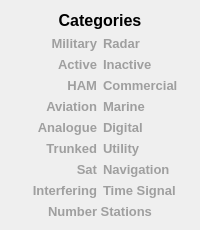
            <widget class="QWidget" name="widget_3" native="true">
             <property name="sizePolicy">
              <sizepolicy hsizetype="Fixed" vsizetype="Fixed">
               <horstretch>0</horstretch>
               <verstretch>0</verstretch>
              </sizepolicy>
             </property>
             <layout class="QVBoxLayout" name="verticalLayout_2">
              <item>
               <widget class="QLabel" name="label_11">
                <property name="sizePolicy">
                 <sizepolicy hsizetype="Preferred" vsizetype="Preferred">
                  <horstretch>0</horstretch>
                  <verstretch>0</verstretch>
                 </sizepolicy>
                </property>
                <property name="font">
                 <font>
                  <pointsize>12</pointsize>
                  <weight>75</weight>
                  <bold>true</bold>
                 </font>
                </property>
                <property name="text">
                 <string>Categories</string>
                </property>
                <property name="alignment">
                 <set>Qt::AlignBottom|Qt::AlignHCenter</set>
                </property>
               </widget>
              </item>
              <item>
               <layout class="QHBoxLayout" name="horizontalLayout_4">
                <item>
                 <widget class="QLabel" name="cat_mil">
                  <property name="sizePolicy">
                   <sizepolicy hsizetype="Preferred" vsizetype="Preferred">
                    <horstretch>0</horstretch>
                    <verstretch>0</verstretch>
                   </sizepolicy>
                  </property>
                  <property name="font">
                   <font>
                    <pointsize>10</pointsize>
                    <weight>75</weight>
                    <bold>true</bold>
                   </font>
                  </property>
                  <property name="styleSheet">
                   <string notr="true">color: #9f9f9f;</string>
                  </property>
                  <property name="text">
                   <string>Military</string>
                  </property>
                  <property name="alignment">
                   <set>Qt::AlignRight|Qt::AlignTrailing|Qt::AlignVCenter</set>
                  </property>
                 </widget>
                </item>
                <item>
                 <widget class="QLabel" name="cat_rad">
                  <property name="sizePolicy">
                   <sizepolicy hsizetype="Preferred" vsizetype="Preferred">
                    <horstretch>0</horstretch>
                    <verstretch>0</verstretch>
                   </sizepolicy>
                  </property>
                  <property name="font">
                   <font>
                    <pointsize>10</pointsize>
                    <weight>75</weight>
                    <bold>true</bold>
                   </font>
                  </property>
                  <property name="styleSheet">
                   <string notr="true">color: #9f9f9f;</string>
                  </property>
                  <property name="text">
                   <string>Radar</string>
                  </property>
                  <property name="alignment">
                   <set>Qt::AlignLeading|Qt::AlignLeft|Qt::AlignVCenter</set>
                  </property>
                 </widget>
                </item>
               </layout>
              </item>
              <item>
               <layout class="QHBoxLayout" name="horizontalLayout_5">
                <item>
                 <widget class="QLabel" name="cat_active">
                  <property name="sizePolicy">
                   <sizepolicy hsizetype="Preferred" vsizetype="Preferred">
                    <horstretch>0</horstretch>
                    <verstretch>0</verstretch>
                   </sizepolicy>
                  </property>
                  <property name="font">
                   <font>
                    <pointsize>10</pointsize>
                    <weight>75</weight>
                    <bold>true</bold>
                   </font>
                  </property>
                  <property name="styleSheet">
                   <string notr="true">color: #9f9f9f;</string>
                  </property>
                  <property name="text">
                   <string>Active</string>
                  </property>
                  <property name="alignment">
                   <set>Qt::AlignRight|Qt::AlignTrailing|Qt::AlignVCenter</set>
                  </property>
                 </widget>
                </item>
                <item>
                 <widget class="QLabel" name="cat_inactive">
                  <property name="sizePolicy">
                   <sizepolicy hsizetype="Preferred" vsizetype="Preferred">
                    <horstretch>0</horstretch>
                    <verstretch>0</verstretch>
                   </sizepolicy>
                  </property>
                  <property name="font">
                   <font>
                    <pointsize>10</pointsize>
                    <weight>75</weight>
                    <bold>true</bold>
                   </font>
                  </property>
                  <property name="styleSheet">
                   <string notr="true">color: #9f9f9f;</string>
                  </property>
                  <property name="text">
                   <string>Inactive</string>
                  </property>
                  <property name="alignment">
                   <set>Qt::AlignLeading|Qt::AlignLeft|Qt::AlignVCenter</set>
                  </property>
                 </widget>
                </item>
               </layout>
              </item>
              <item>
               <layout class="QHBoxLayout" name="horizontalLayout_6">
                <item>
                 <widget class="QLabel" name="cat_ham">
                  <property name="sizePolicy">
                   <sizepolicy hsizetype="Preferred" vsizetype="Preferred">
                    <horstretch>0</horstretch>
                    <verstretch>0</verstretch>
                   </sizepolicy>
                  </property>
                  <property name="font">
                   <font>
                    <pointsize>10</pointsize>
                    <weight>75</weight>
                    <bold>true</bold>
                   </font>
                  </property>
                  <property name="styleSheet">
                   <string notr="true">color: #9f9f9f;</string>
                  </property>
                  <property name="text">
                   <string>HAM</string>
                  </property>
                  <property name="alignment">
                   <set>Qt::AlignRight|Qt::AlignTrailing|Qt::AlignVCenter</set>
                  </property>
                 </widget>
                </item>
                <item>
                 <widget class="QLabel" name="cat_comm">
                  <property name="sizePolicy">
                   <sizepolicy hsizetype="Preferred" vsizetype="Preferred">
                    <horstretch>0</horstretch>
                    <verstretch>0</verstretch>
                   </sizepolicy>
                  </property>
                  <property name="font">
                   <font>
                    <pointsize>10</pointsize>
                    <weight>75</weight>
                    <bold>true</bold>
                   </font>
                  </property>
                  <property name="styleSheet">
                   <string notr="true">color: #9f9f9f;</string>
                  </property>
                  <property name="text">
                   <string>Commercial</string>
                  </property>
                  <property name="alignment">
                   <set>Qt::AlignLeading|Qt::AlignLeft|Qt::AlignVCenter</set>
                  </property>
                 </widget>
                </item>
               </layout>
              </item>
              <item>
               <layout class="QHBoxLayout" name="horizontalLayout_7">
                <item>
                 <widget class="QLabel" name="cat_avi">
                  <property name="sizePolicy">
                   <sizepolicy hsizetype="Preferred" vsizetype="Preferred">
                    <horstretch>0</horstretch>
                    <verstretch>0</verstretch>
                   </sizepolicy>
                  </property>
                  <property name="font">
                   <font>
                    <pointsize>10</pointsize>
                    <weight>75</weight>
                    <bold>true</bold>
                   </font>
                  </property>
                  <property name="styleSheet">
                   <string notr="true">color: #9f9f9f;</string>
                  </property>
                  <property name="text">
                   <string>Aviation</string>
                  </property>
                  <property name="alignment">
                   <set>Qt::AlignRight|Qt::AlignTrailing|Qt::AlignVCenter</set>
                  </property>
                 </widget>
                </item>
                <item>
                 <widget class="QLabel" name="cat_mar">
                  <property name="sizePolicy">
                   <sizepolicy hsizetype="Preferred" vsizetype="Preferred">
                    <horstretch>0</horstretch>
                    <verstretch>0</verstretch>
                   </sizepolicy>
                  </property>
                  <property name="font">
                   <font>
                    <pointsize>10</pointsize>
                    <weight>75</weight>
                    <bold>true</bold>
                   </font>
                  </property>
                  <property name="styleSheet">
                   <string notr="true">color: #9f9f9f;</string>
                  </property>
                  <property name="text">
                   <string>Marine</string>
                  </property>
                  <property name="alignment">
                   <set>Qt::AlignLeading|Qt::AlignLeft|Qt::AlignVCenter</set>
                  </property>
                 </widget>
                </item>
               </layout>
              </item>
              <item>
               <layout class="QHBoxLayout" name="horizontalLayout_8">
                <item>
                 <widget class="QLabel" name="cat_ana">
                  <property name="sizePolicy">
                   <sizepolicy hsizetype="Preferred" vsizetype="Preferred">
                    <horstretch>0</horstretch>
                    <verstretch>0</verstretch>
                   </sizepolicy>
                  </property>
                  <property name="font">
                   <font>
                    <pointsize>10</pointsize>
                    <weight>75</weight>
                    <bold>true</bold>
                   </font>
                  </property>
                  <property name="styleSheet">
                   <string notr="true">color: #9f9f9f;</string>
                  </property>
                  <property name="text">
                   <string>Analogue</string>
                  </property>
                  <property name="alignment">
                   <set>Qt::AlignRight|Qt::AlignTrailing|Qt::AlignVCenter</set>
                  </property>
                 </widget>
                </item>
                <item>
                 <widget class="QLabel" name="cat_dig">
                  <property name="sizePolicy">
                   <sizepolicy hsizetype="Preferred" vsizetype="Preferred">
                    <horstretch>0</horstretch>
                    <verstretch>0</verstretch>
                   </sizepolicy>
                  </property>
                  <property name="font">
                   <font>
                    <pointsize>10</pointsize>
                    <weight>75</weight>
                    <bold>true</bold>
                   </font>
                  </property>
                  <property name="styleSheet">
                   <string notr="true">color: #9f9f9f;</string>
                  </property>
                  <property name="text">
                   <string>Digital</string>
                  </property>
                  <property name="alignment">
                   <set>Qt::AlignLeading|Qt::AlignLeft|Qt::AlignVCenter</set>
                  </property>
                 </widget>
                </item>
               </layout>
              </item>
              <item>
               <layout class="QHBoxLayout" name="horizontalLayout_9">
                <item>
                 <widget class="QLabel" name="cat_trunked">
                  <property name="sizePolicy">
                   <sizepolicy hsizetype="Preferred" vsizetype="Preferred">
                    <horstretch>0</horstretch>
                    <verstretch>0</verstretch>
                   </sizepolicy>
                  </property>
                  <property name="font">
                   <font>
                    <pointsize>10</pointsize>
                    <weight>75</weight>
                    <bold>true</bold>
                   </font>
                  </property>
                  <property name="styleSheet">
                   <string notr="true">color: #9f9f9f;</string>
                  </property>
                  <property name="text">
                   <string>Trunked</string>
                  </property>
                  <property name="alignment">
                   <set>Qt::AlignRight|Qt::AlignTrailing|Qt::AlignVCenter</set>
                  </property>
                 </widget>
                </item>
                <item>
                 <widget class="QLabel" name="cat_utility">
                  <property name="sizePolicy">
                   <sizepolicy hsizetype="Preferred" vsizetype="Preferred">
                    <horstretch>0</horstretch>
                    <verstretch>0</verstretch>
                   </sizepolicy>
                  </property>
                  <property name="font">
                   <font>
                    <pointsize>10</pointsize>
                    <weight>75</weight>
                    <bold>true</bold>
                   </font>
                  </property>
                  <property name="styleSheet">
                   <string notr="true">color: #9f9f9f;</string>
                  </property>
                  <property name="text">
                   <string>Utility</string>
                  </property>
                  <property name="alignment">
                   <set>Qt::AlignLeading|Qt::AlignLeft|Qt::AlignVCenter</set>
                  </property>
                 </widget>
                </item>
               </layout>
              </item>
              <item>
               <layout class="QHBoxLayout" name="horizontalLayout_10">
                <item>
                 <widget class="QLabel" name="cat_sat">
                  <property name="sizePolicy">
                   <sizepolicy hsizetype="Preferred" vsizetype="Preferred">
                    <horstretch>0</horstretch>
                    <verstretch>0</verstretch>
                   </sizepolicy>
                  </property>
                  <property name="font">
                   <font>
                    <pointsize>10</pointsize>
                    <weight>75</weight>
                    <bold>true</bold>
                   </font>
                  </property>
                  <property name="styleSheet">
                   <string notr="true">color: #9f9f9f;</string>
                  </property>
                  <property name="text">
                   <string>Sat</string>
                  </property>
                  <property name="alignment">
                   <set>Qt::AlignRight|Qt::AlignTrailing|Qt::AlignVCenter</set>
                  </property>
                 </widget>
                </item>
                <item>
                 <widget class="QLabel" name="cat_navi">
                  <property name="sizePolicy">
                   <sizepolicy hsizetype="Preferred" vsizetype="Preferred">
                    <horstretch>0</horstretch>
                    <verstretch>0</verstretch>
                   </sizepolicy>
                  </property>
                  <property name="font">
                   <font>
                    <pointsize>10</pointsize>
                    <weight>75</weight>
                    <bold>true</bold>
                   </font>
                  </property>
                  <property name="styleSheet">
                   <string notr="true">color: #9f9f9f;</string>
                  </property>
                  <property name="text">
                   <string>Navigation</string>
                  </property>
                  <property name="alignment">
                   <set>Qt::AlignLeading|Qt::AlignLeft|Qt::AlignVCenter</set>
                  </property>
                 </widget>
                </item>
               </layout>
              </item>
              <item>
               <layout class="QHBoxLayout" name="horizontalLayout_11">
                <item>
                 <widget class="QLabel" name="cat_interf">
                  <property name="sizePolicy">
                   <sizepolicy hsizetype="Preferred" vsizetype="Preferred">
                    <horstretch>0</horstretch>
                    <verstretch>0</verstretch>
                   </sizepolicy>
                  </property>
                  <property name="font">
                   <font>
                    <pointsize>10</pointsize>
                    <weight>75</weight>
                    <bold>true</bold>
                   </font>
                  </property>
                  <property name="styleSheet">
                   <string notr="true">color: #9f9f9f;</string>
                  </property>
                  <property name="text">
                   <string>Interfering</string>
                  </property>
                  <property name="alignment">
                   <set>Qt::AlignRight|Qt::AlignTrailing|Qt::AlignVCenter</set>
                  </property>
                 </widget>
                </item>
                <item>
                 <widget class="QLabel" name="cat_time_sig">
                  <property name="sizePolicy">
                   <sizepolicy hsizetype="Preferred" vsizetype="Preferred">
                    <horstretch>0</horstretch>
                    <verstretch>0</verstretch>
                   </sizepolicy>
                  </property>
                  <property name="font">
                   <font>
                    <pointsize>10</pointsize>
                    <weight>75</weight>
                    <bold>true</bold>
                   </font>
                  </property>
                  <property name="styleSheet">
                   <string notr="true">color: #9f9f9f;</string>
                  </property>
                  <property name="text">
                   <string>Time Signal</string>
                  </property>
                  <property name="alignment">
                   <set>Qt::AlignLeading|Qt::AlignLeft|Qt::AlignVCenter</set>
                  </property>
                 </widget>
                </item>
               </layout>
              </item>
              <item>
               <widget class="QLabel" name="cat_num_stat">
                <property name="sizePolicy">
                 <sizepolicy hsizetype="Preferred" vsizetype="Preferred">
                  <horstretch>0</horstretch>
                  <verstretch>0</verstretch>
                 </sizepolicy>
                </property>
                <property name="font">
                 <font>
                  <pointsize>10</pointsize>
                  <weight>75</weight>
                  <bold>true</bold>
                 </font>
                </property>
                <property name="styleSheet">
                 <string notr="true">color: #9f9f9f;</string>
                </property>
                <property name="text">
                 <string>Number Stations</string>
                </property>
                <property name="alignment">
                 <set>Qt::AlignCenter</set>
                </property>
               </widget>
              </item>
             </layout>
            </widget>
